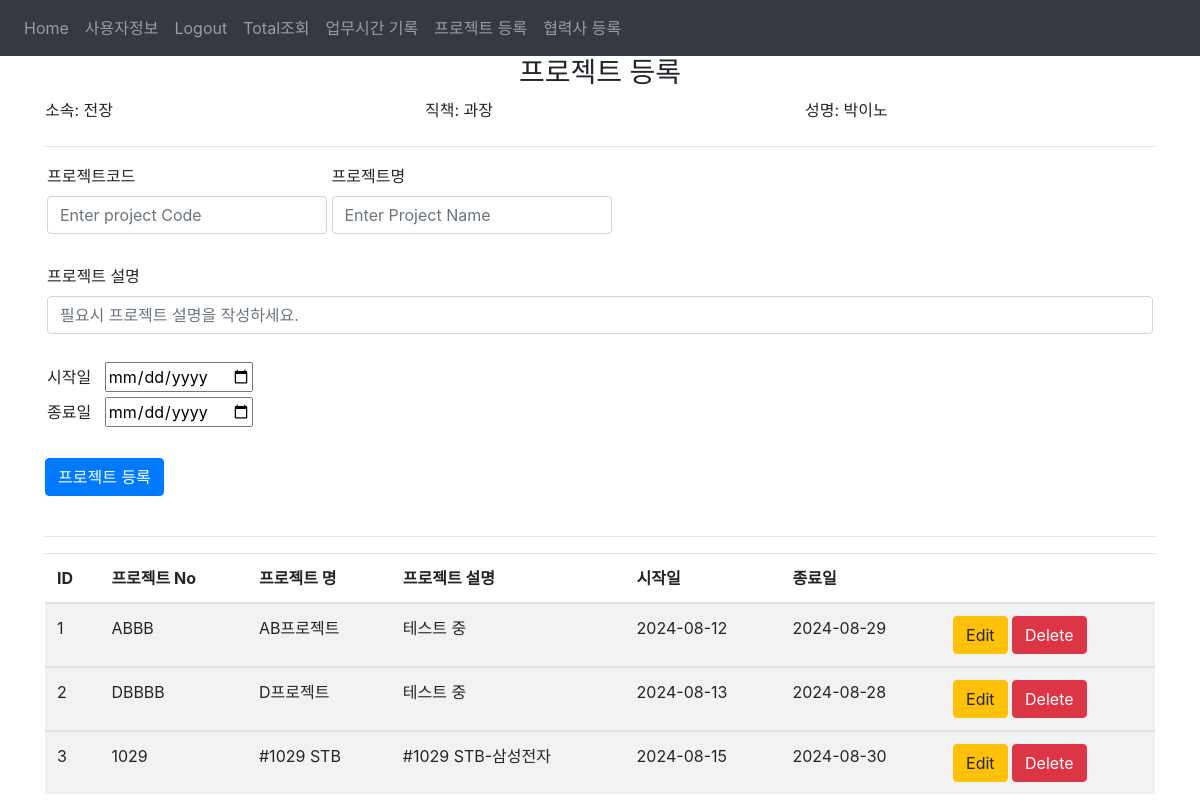
Before: /project_create (signed in) with the older database file.
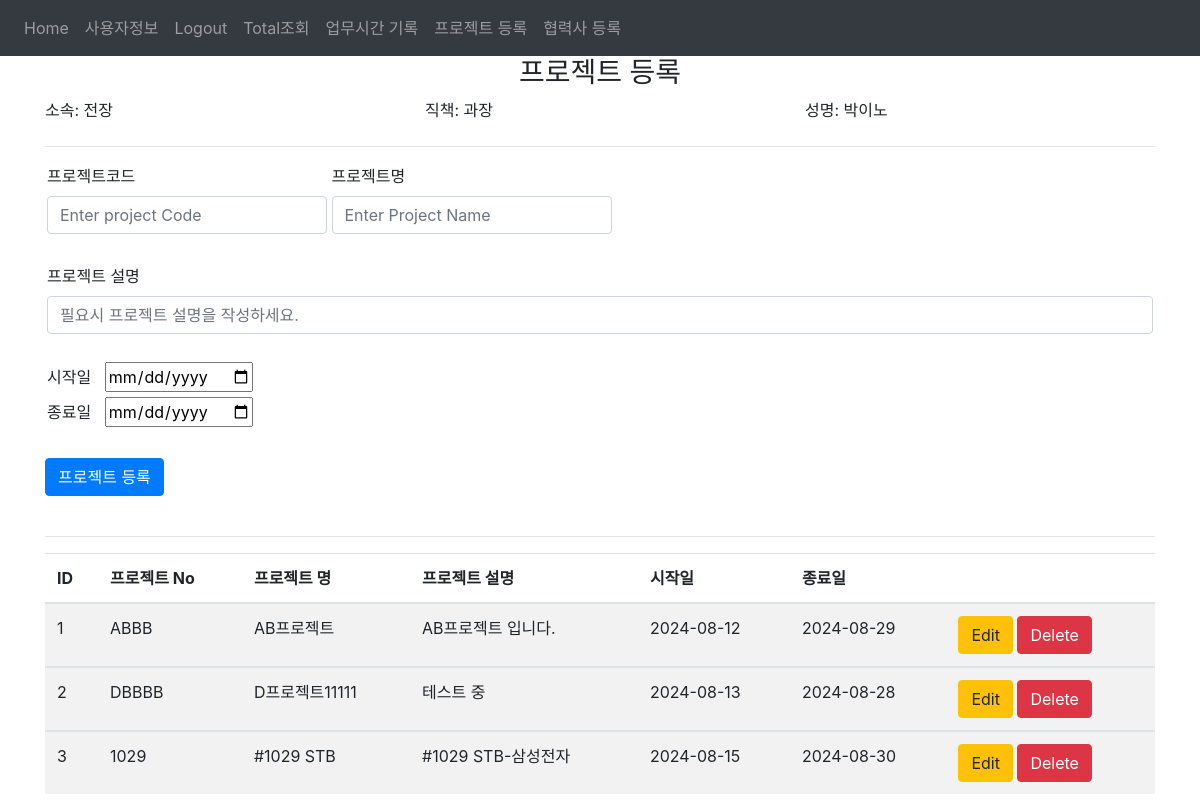
After: the same page with the newer database file.
### website/models.py (models this page shows)
class Project(db.Model):                                              #새 프로젝트를 생성한다.(관리자) 1번
    pid = db.Column(db.Integer, primary_key=True)                     #DB primary_key ID
    pcode = db.Column(db.String(50), unique=True, nullable=False)     #프로젝트 코드
    pname = db.Column(db.String(100), nullable=False)                 #프로젝트 이름
    startdate = db.Column(db.String(50))                              #시작일자
    enddate = db.Column(db.String(50))                                #종료일자
    pdesc = db.Column(db.String(100))                                 #프로젝트 설명
    date = db.Column(db.DateTime(timezone=True), default=func.now())  #등록일자 timestamp
    user_id = db.Column(db.Integer, db.ForeignKey('user.id'))         #외래키 연동

### website/views.py (the view, shortened to what this page needs)
@views.route('/project_create', methods=['GET', 'POST'])
@login_required
def project_create():
    today = date.today()
    all_data = db.session.query(
        Project.pid,
        Project.pcode,
        Project.pname,
        Project.startdate,
        Project.enddate,
        Project.pdesc,
    func.strftime('%y-%m-%d', Project.date).label('date')).filter(Project.enddate > today).all()
    return render_template("projectcreate.html",all_data=all_data, user=current_user)

### website/__init__.py (called while the page is built)
def create_app():
    app.config['SECRET_KEY'] = 'hjshjhdjah kjshkjdhjs'
    app.config['SQLALCHEMY_DATABASE_URI'] = f'sqlite:///{DB_NAME}'
    db.init_app(app)
    from .views import views
    from .auth import auth
    app.register_blueprint(views, url_prefix='/')
    app.register_blueprint(auth, url_prefix='/')
    from .models import User
    with app.app_context():
        db.create_all()
    login_manager = LoginManager()
    login_manager.login_view = 'auth.login'
    login_manager.init_app(app)
    @login_manager.user_loader
    def load_user(id):
        return User.query.get(int(id))
    return app

### website/templates/projectcreate.html (shortened to what this page needs)
{% extends "base.html" %}
{% block content %}
    <form method="POST">
      <h3 align="center">프로젝트 등록</h3>
        <div class="row">
          <div class="col">
            <label for="userDepartmet">소속: {{user.udepartment}}</label>
          </div>
          <div class="col">
            <label for="userPosition">직책: {{user.uposition}}</label>
          </div>
          <div class="col">
            <label for="userName">성명: {{user.uname}}</label>
          </div>
        </div>
      <hr>
      <div class="parent">
        <div class="child">
          <label for="projCode">프로젝트코드</label>
          <input
            type="text"
            class="form-control"
            id="projCode"
            name="projCode"
            placeholder="Enter project Code"
          />
        </div>
        <div class="child">
          <label for="projName">프로젝트명</label>
          <input
            type="text"
            class="form-control"
            id="projName"
            name="projName"
            placeholder="Enter Project Name"
          />
        </div>
        <div>
          <label for="description">프로젝트 설명</label>
          <input
            type="text"
            class="form-control"
            id="pdesc"
            name="pdesc"
            placeholder="필요시 프로젝트 설명을 작성하세요."
          />
        </div>
      </div>
      <br>
      <div class="parent">
        <div class="child1">
        <label for="startDate">시작일&nbsp;&nbsp;</label>
        <input type="date" id="startDate" name="startDate" data-date-format="yymmdd">
        </div>
        <div class="child1">
        <label for="endDate">종료일&nbsp;&nbsp;</label>
        <input type="date" id="endDate" name="endDate" data-date-format="yymmdd">
        </div>
      </div>
      <br>
      <button type="submit" class="btn btn-primary">프로젝트 등록</button>
    </form>
    <br><hr>
    <table class="table table-hover table-striped" id="table1">
      <thead>
          <tr>
          <th>ID</th>
          <th>프로젝트 No</th>
          <th>프로젝트 명</th>
          <th>프로젝트 설명</th>
          <th>시작일</th>
          <th>종료일</th>
          <th></th>
          </tr>
      </thead>
      {% for row in all_data %}
      <tbody>
        <tr>
          <td>{{row.pid}}</td>
          <td>{{row.pcode}}</td>
          <td>{{row.pname}}</td>
          <td>{{row.pdesc}}</td>
          <td>{{row.startdate}}</td>
          <td>{{row.enddate}}</td>
          <td>
            <a href="/views.project_update/{{row.pid}}" class="btn btn-warning btn-xs" data-toggle="modal" data-target="#modaledit{{row.pid}}">Edit</a>
            <a href="/project_delete/{{row.pid}}" class="btn btn-danger btn-xs" onclick="return confirm('이 데이터를 삭제하시겠습니까?')">Delete</a>
          </td>
        </tr>
      </tbody>
      {% endfor %}
  {% endblock %}

Changed rows visible on the page:
changed Project "ABBB": pdesc "테스트 중" → "AB프로젝트 입니다."
changed Project "DBBBB": pname "D프로젝트" → "D프로젝트11111"
